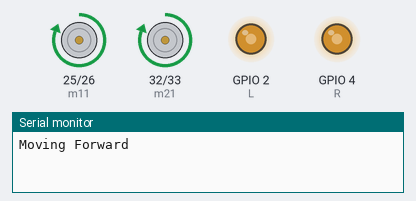
The sketch below on a simulated ESP32. Shown: motor-driver pin pairs drawn as motors (green arrow = first pin HIGH = forward, orange = second pin HIGH = backward, longer = more drive), output pins drawn as LEDs (lit = HIGH), the last lines printed to the serial monitor.

Above: at 1.5 s.
At 5.5 s:
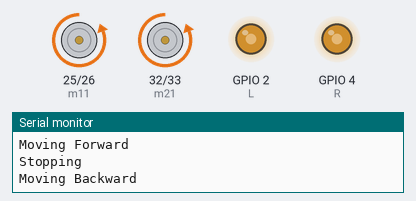
At 9.5 s:
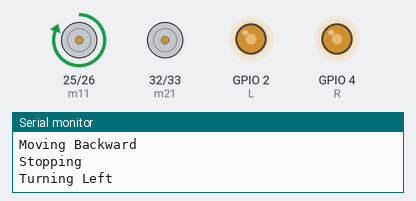
At 16.5 s:
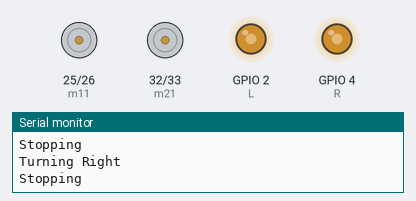
Timing chart, 0 to 23.4 s (numbered marks = the images above):
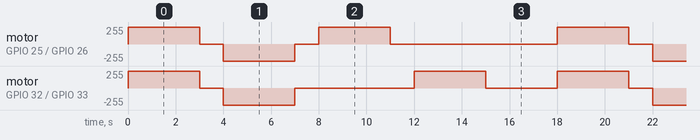

Measured:
- by itself, motor on GPIO 25 (m11) / GPIO 26 (m12): repeats every 18.0 s: stopped 1.0 s, backward 255/255 3.0 s, stopped 1.0 s, forward 255/255 3.0 s, stopped 7.0 s, forward 255/255 3.0 s
- by itself, motor on GPIO 32 (m21) / GPIO 33 (m22): repeats every 18.0 s: stopped 1.0 s, backward 255/255 3.0 s, stopped 5.0 s, forward 255/255 3.0 s, stopped 3.0 s, forward 255/255 3.0 s

The sketch:

four_direction_movement_robot.ino
```cpp
// ======================
// ESP32 Motor Movement Test
// ======================

// Motor Pins
#define m11 25
#define m12 26
#define m21 32
#define m22 33

// Enable Pins
#define L 2
#define R 4

void setup() {
  Serial.begin(115200);

  // Motor Pins
  pinMode(m11, OUTPUT);
  pinMode(m12, OUTPUT);
  pinMode(m21, OUTPUT);
  pinMode(m22, OUTPUT);

  // Enable Pins
  pinMode(L, OUTPUT);
  pinMode(R, OUTPUT);

  // Motor Speed (0-255)
  analogWrite(L, 150);
  analogWrite(R, 150);
}

// -------------------
// Movement Functions
// -------------------

void forward() {
  Serial.println("Moving Forward");

  digitalWrite(m11, HIGH);
  digitalWrite(m12, LOW);
  digitalWrite(m21, HIGH);
  digitalWrite(m22, LOW);
}

void backward() {
  Serial.println("Moving Backward");

  digitalWrite(m11, LOW);
  digitalWrite(m12, HIGH);
  digitalWrite(m21, LOW);
  digitalWrite(m22, HIGH);
}

void left() {
  Serial.println("Turning Left");

  digitalWrite(m11, HIGH);
  digitalWrite(m12, LOW);
  digitalWrite(m21, LOW);
  digitalWrite(m22, LOW);
}

void right() {
  Serial.println("Turning Right");

  digitalWrite(m11, LOW);
  digitalWrite(m12, LOW);
  digitalWrite(m21, HIGH);
  digitalWrite(m22, LOW);
}

void stopBot() {
  Serial.println("Stopping");

  digitalWrite(m11, LOW);
  digitalWrite(m12, LOW);
  digitalWrite(m21, LOW);
  digitalWrite(m22, LOW);
}

// -------------------
// Main Loop
// -------------------

void loop() {

  forward();
  delay(3000);

  stopBot();
  delay(1000);

  backward();
  delay(3000);

  stopBot();
  delay(1000);

  left();
  delay(3000);

  stopBot();
  delay(1000);

  right();
  delay(3000);

  stopBot();
  delay(3000);
}
```
